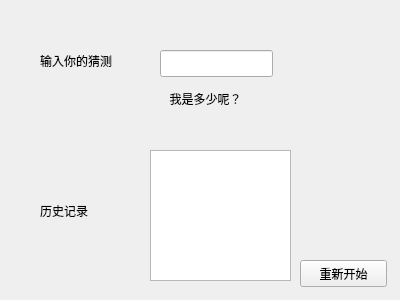
<?xml version="1.0" encoding="UTF-8"?>
<ui version="4.0">
 <class>Form</class>
 <widget class="QWidget" name="Form">
  <property name="geometry">
   <rect>
    <x>0</x>
    <y>0</y>
    <width>400</width>
    <height>300</height>
   </rect>
  </property>
  <property name="windowTitle">
   <string>猜数字</string>
  </property>
  <widget class="QLabel" name="label">
   <property name="geometry">
    <rect>
     <x>40</x>
     <y>50</y>
     <width>101</width>
     <height>21</height>
    </rect>
   </property>
   <property name="text">
    <string>输入你的猜测</string>
   </property>
  </widget>
  <widget class="QLineEdit" name="guessNumberEdit">
   <property name="geometry">
    <rect>
     <x>160</x>
     <y>50</y>
     <width>113</width>
     <height>27</height>
    </rect>
   </property>
   <property name="focusPolicy">
    <enum>Qt::ClickFocus</enum>
   </property>
  </widget>
  <widget class="QLabel" name="notificationLabel">
   <property name="geometry">
    <rect>
     <x>40</x>
     <y>90</y>
     <width>331</width>
     <height>41</height>
    </rect>
   </property>
   <property name="layoutDirection">
    <enum>Qt::LeftToRight</enum>
   </property>
   <property name="text">
    <string>我是多少呢？</string>
   </property>
   <property name="alignment">
    <set>Qt::AlignHCenter|Qt::AlignTop</set>
   </property>
  </widget>
  <widget class="QPushButton" name="restartGameButton">
   <property name="geometry">
    <rect>
     <x>300</x>
     <y>260</y>
     <width>87</width>
     <height>27</height>
    </rect>
   </property>
   <property name="text">
    <string>重新开始</string>
   </property>
  </widget>
  <widget class="QTextBrowser" name="textBrowser">
   <property name="geometry">
    <rect>
     <x>150</x>
     <y>150</y>
     <width>141</width>
     <height>131</height>
    </rect>
   </property>
   <property name="focusPolicy">
    <enum>Qt::ClickFocus</enum>
   </property>
  </widget>
  <widget class="QLabel" name="label_2">
   <property name="geometry">
    <rect>
     <x>40</x>
     <y>200</y>
     <width>101</width>
     <height>21</height>
    </rect>
   </property>
   <property name="text">
    <string>历史记录</string>
   </property>
  </widget>
 </widget>
 <resources/>
 <connections/>
</ui>
